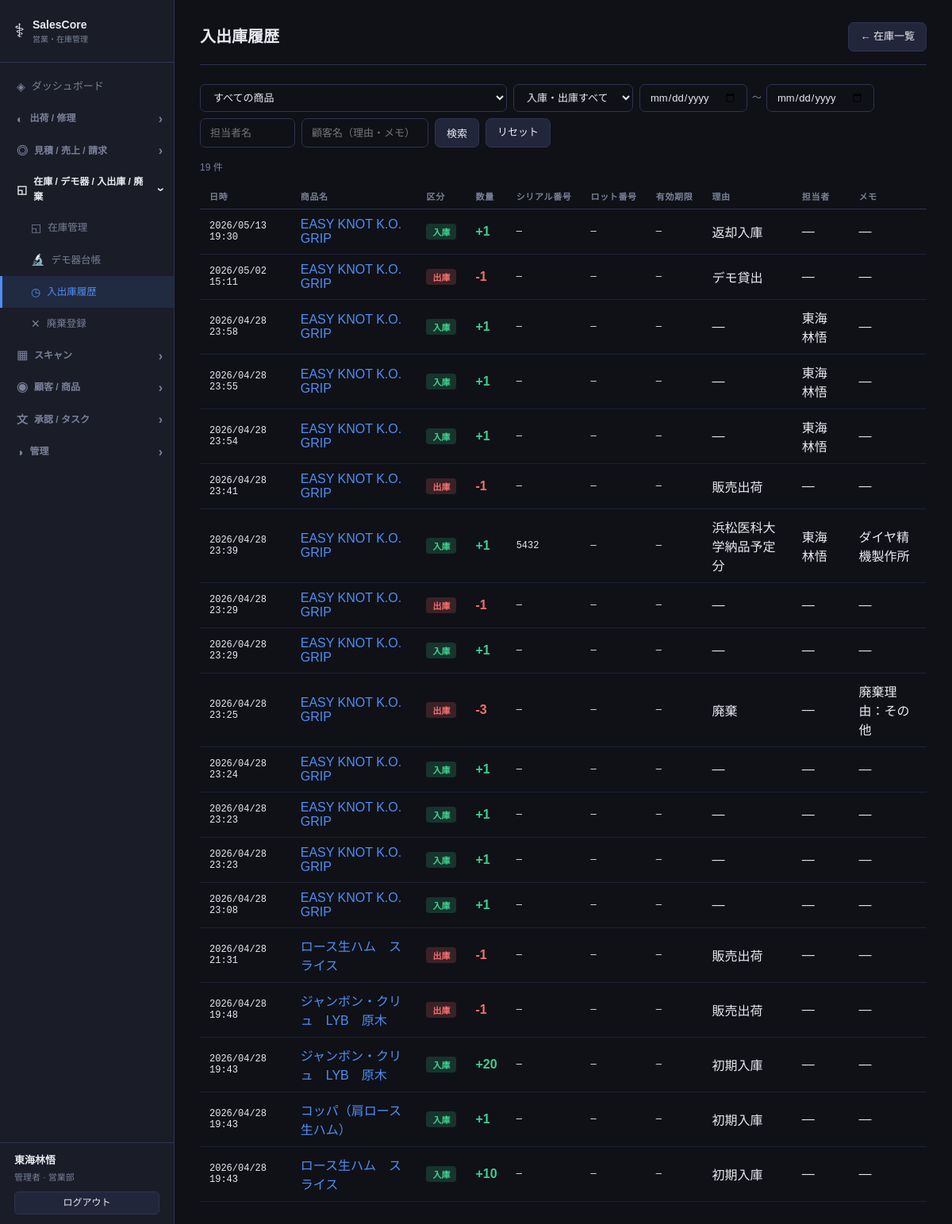
Page /inventory/history (signed in) on the committed database.
### models.py (models this page shows)
class Base(DeclarativeBase):
    pass

class Staff(Base):
    __tablename__ = "staffs"
    id = Column(Integer, primary_key=True, autoincrement=True)
    name = Column(String(100), nullable=False)
    login_id = Column(String(50), unique=True, nullable=False)
    password_hash = Column(String(200), nullable=False)
    role = Column(String(20), default="user")
    department = Column(String(100), nullable=True)
    email = Column(String(200), nullable=True)
    is_active = Column(Boolean, default=True)
    last_active_at = Column(DateTime, nullable=True)
    last_active_page = Column(String(200), nullable=True)
    created_at = Column(DateTime, default=datetime.now)

class InventoryHistory(Base):
    __tablename__ = "inventory_history"
    id = Column(Integer, primary_key=True, autoincrement=True)
    product_id = Column(Integer, ForeignKey("products.id"))
    movement_type = Column(String(10), nullable=False)
    quantity = Column(Integer, nullable=False)
    reason = Column(String(200), nullable=True)
    related_quote_id = Column(Integer, ForeignKey("quotes.id"), nullable=True)
    moved_at = Column(DateTime, default=datetime.now)
    note = Column(Text, nullable=True)
    staff_name = Column(String(100), nullable=True)
    serial_number = Column(String(100), nullable=True)
    lot_number = Column(String(100), nullable=True)
    expiry_date = Column(String(20), nullable=True)
    product = relationship("Product", back_populates="inventory_histories")

class Product(Base):
    __tablename__ = "products"
    id = Column(Integer, primary_key=True, autoincrement=True)
    name = Column(String(200), nullable=False)
    category = Column(String(50), nullable=False)
    sku = Column(String(100), unique=True, nullable=True)
    unit_price = Column(Float, nullable=False)
    unit = Column(String(20), nullable=True)
    stock_alert_threshold = Column(Integer, default=10)
    alert_enabled = Column(Boolean, default=True, nullable=False)
    tracking_type = Column(String(20), default="none")
    maker = Column(String(200), nullable=True)
    jan_code = Column(String(50), nullable=True)          # JANコード
    approval_number = Column(String(100), nullable=True)  # 承認番号 / 認証番号
    device_class = Column(String(20), nullable=True)      # クラス分類: misc/1/2/3/4
    sales_role = Column(String(20), nullable=True)        # maker / distributor
    model_spec = Column(Text, nullable=True)              # 型式・仕様
    sterility = Column(String(20), nullable=True)         # 滅菌状態: sterile / non_sterile
    notes = Column(Text, nullable=True)
    created_at = Column(DateTime, default=datetime.now)
    inventory = relationship("Inventory", back_populates="product", uselist=False)
    inventory_histories = relationship("InventoryHistory", back_populates="product")
    quote_items = relationship("QuoteItem", back_populates="product")
    shipments = relationship("Shipment", back_populates="product")

### routers/inventory.py (the view)
@router.get("/inventory/history", response_class=HTMLResponse)
def history(request: Request,
            product_id: str = "",
            movement_type: str = "",
            date_from: str = "",
            date_to: str = "",
            staff_name: str = "",
            customer: str = "",
            db: Session = Depends(get_db)):
    histories = crud.get_inventory_history_filtered(
        db,
        product_id=int(product_id) if product_id else None,
        movement_type=movement_type,
        date_from=date.fromisoformat(date_from) if date_from else None,
        date_to=date.fromisoformat(date_to) if date_to else None,
        staff_name=staff_name,
        customer=customer,
    )
    products = crud.get_products(db)
    return templates.TemplateResponse("inventory/history.html", {
        "request": request,
        "histories": histories,
        "products": products,
        "product_id": product_id,
        "movement_type": movement_type,
        "date_from": date_from,
        "date_to": date_to,
        "staff_name": staff_name,
        "customer": customer,
    })

### templates/inventory/history.html (shortened to what this page needs)
﻿{% extends "base.html" %}
{% block content %}
<div class="page-header">
  <h1 class="page-title">入出庫履歴</h1>
  <a href="/inventory" class="btn btn-ghost">← 在庫一覧</a>
</div>
<div class="filter-bar">
  <form method="get" class="filter-form">
    <select name="product_id" class="select">
      <option value="">すべての商品</option>
    </select>
    <select name="movement_type" class="select">
      <option value="">入庫・出庫すべて</option>
    </select>
    <div style="display:flex;align-items:center;gap:6px">
      <input name="date_from" type="date" class="input" value="{{ date_from }}">
      <span style="color:var(--text-muted);font-size:12px">〜</span>
      <input name="date_to" type="date" class="input" value="{{ date_to }}">
    </div>
    <input name="staff_name" type="text" class="input" placeholder="担当者名" value="{{ staff_name }}" style="width:120px">
    <input name="customer" type="text" class="input" placeholder="顧客名（理由・メモ）" value="{{ customer }}" style="width:160px">
    <button type="submit" class="btn btn-ghost">検索</button>
    <a href="/inventory/history" class="btn btn-ghost">リセット</a>
  </form>
</div>
<div style="font-size:12px;color:var(--text-muted);margin-bottom:10px">
  {{ histories | length }} 件
</div>
<div class="table-wrap">
  <table class="table">
    <thead>
      <tr>
        <th>日時</th>
        <th>商品名</th>
        <th>区分</th>
        <th>数量</th>
        <th>シリアル番号</th>
        <th>ロット番号</th>
        <th>有効期限</th>
        <th>理由</th>
        <th>担当者</th>
        <th>メモ</th>
      </tr>
    </thead>
    <tbody>
      {% for h in histories %}
      <tr>
        <td class="mono text-sm">{{ h.moved_at.strftime("%Y/%m/%d %H:%M") }}</td>
        <td><a href="/products/{{ h.product_id }}" class="link">{{ h.product.name }}</a></td>
        <td><span class="badge {{ 'badge-in' if h.movement_type == 'in' else 'badge-out' }}">{{ "入庫" if h.movement_type == "in" else "出庫" }}</span></td>
        <td class="{{ 'text-success' if h.movement_type == 'in' else 'text-danger' }} fw-bold">
          {{ "+" if h.movement_type == "in" else "-" }}{{ h.quantity }}
        </td>
        <td class="mono text-sm">{{ h.serial_number or "―" }}</td>
        <td class="mono text-sm">{{ h.lot_number or "―" }}</td>
        <td class="mono text-sm">{{ h.expiry_date or "―" }}</td>
        <td>{{ h.reason or "―" }}</td>
        <td>{{ h.staff_name or "―" }}</td>
        <td>{{ h.note or "―" }}</td>
      </tr>
      {% else %}
      <tr><td colspan="10" class="empty">該当する履歴がありません</td></tr>
      {% endfor %}
    </tbody>
  </table>
</div>
{% endblock %}

### templates/base.html (shortened to what this page needs)
<!DOCTYPE html>
<html lang="ja">
<head>
  <link rel="stylesheet" href="/static/css/style.css">
</head>
<body>
  <nav class="sidebar" id="sidebar">
    <div class="logo">
      <span class="logo-icon">⚕</span>
      <div>
        <div class="logo-title">SalesCore</div>
        <div class="logo-sub">営業・在庫管理</div>
      </div>
    </div>
    <ul class="nav-list">
      <li><a href="/" class="nav-link {% if request.url.path == '/' %}active{% endif %}" onclick="closeMenu()"><span class="nav-icon">◈</span> ダッシュボード</a></li>
      {% set grp1_active = ('/shipments' in request.url.path and '/repairs' not in request.url.path) or '/repairs' in request.url.path %}
      <li class="nav-group-item">
        <div class="nav-group-header {% if grp1_active %}open{% endif %}" onclick="toggleGroup('grp-shipment')">
          <span class="nav-icon">◐</span> 出荷 / 修理 <span class="nav-arrow">›</span>
        </div>
      </li>
      {% set grp2_active = '/quotes' in request.url.path or '/sales' in request.url.path or '/invoices' in request.url.path %}
      <li class="nav-group-item">
        <div class="nav-group-header {% if grp2_active %}open{% endif %}" onclick="toggleGroup('grp-sales')">
          <span class="nav-icon">◎</span> 見積 / 売上 / 請求 <span class="nav-arrow">›</span>
        </div>
      </li>
      {% set grp3_active = request.url.path == '/inventory' or 'history' in request.url.path or 'disposal' in request.url.path or '/demo' in request.url.path %}
      <li class="nav-group-item">
        <div class="nav-group-header {% if grp3_active %}open{% endif %}" onclick="toggleGroup('grp-inventory')">
          <span class="nav-icon">◱</span> 在庫 / デモ器 / 入出庫 / 廃棄 <span class="nav-arrow">›</span>
        </div>
        <ul class="nav-group {% if grp3_active %}open{% endif %}" id="grp-inventory">
          <li><a href="/inventory"          class="nav-link {% if request.url.path == '/inventory' %}active{% endif %}" onclick="closeMenu()"><span class="nav-icon">◱</span> 在庫管理</a></li>
          <li><a href="/demo/"              class="nav-link {% if '/demo' in request.url.path %}active{% endif %}" onclick="closeMenu()"><span class="nav-icon">🔬</span> デモ器台帳</a></li>
          <li><a href="/inventory/history"  class="nav-link {% if 'history'  in request.url.path %}active{% endif %}" onclick="closeMenu()"><span class="nav-icon">◷</span> 入出庫履歴</a></li>
          <li><a href="/inventory/disposal" class="nav-link {% if 'disposal' in request.url.path %}active{% endif %}" onclick="closeMenu()"><span class="nav-icon">✕</span> 廃棄登録</a></li>
        </ul>
      </li>
      {% set grp4_active = '/barcode' in request.url.path %}
      <li class="nav-group-item">
        <div class="nav-group-header {% if grp4_active %}open{% endif %}" onclick="toggleGroup('grp-scan')">
          <span class="nav-icon">▦</span> スキャン <span class="nav-arrow">›</span>
        </div>
      </li>
      {% set grp5_active = '/customers' in request.url.path or '/products' in request.url.path %}
      <li class="nav-group-item">
        <div class="nav-group-header {% if grp5_active %}open{% endif %}" onclick="toggleGroup('grp-customer')">
          <span class="nav-icon">◉</span> 顧客 / 商品 <span class="nav-arrow">›</span>
        </div>
      </li>
      {% set grp6_active = '/approval' in request.url.path or '/tasks' in request.url.path %}
      <li class="nav-group-item">
        <div class="nav-group-header {% if grp6_active %}open{% endif %}" onclick="toggleGroup('grp-approval')">
          <span class="nav-icon">文</span> 承認 / タスク <span class="nav-arrow">›</span>
        </div>
      </li>
      {% if request.state.staff and request.state.staff["role"] == "admin" %}
      {% set grp7_active = '/staff' in request.url.path %}
      <li class="nav-group-item">
        <div class="nav-group-header {% if grp7_active %}open{% endif %}" onclick="toggleGroup('grp-admin')">
          <span class="nav-icon">◑</span> 管理 <span class="nav-arrow">›</span>
        </div>
      </li>
      {% endif %}
    </ul>
    <div class="sidebar-user">
      {% if request.state.staff %}
      <div class="sidebar-user-name">{{ request.state.staff["name"] }}</div>
      <div class="sidebar-user-role">{{ "管理者" if request.state.staff["role"] == "admin" else "一般" }}{% if request.state.staff["department"] %} · {{ request.state.staff["department"] }}{% endif %}</div>
      <a href="/logout" class="btn btn-ghost btn-sm" style="margin-top:8px;width:100%;justify-content:center">ログアウト</a>
      {% endif %}
    </div>
  </nav>
  <main class="main">
    <div class="content">
      {% block content %}{% endblock %}
    </div>
  </main>
</body>
</html>

### static/css/style.css (style rules this page uses)
*, *::before, *::after { box-sizing: border-box; margin: 0; padding: 0; }
body { font-family: var(--font); background: var(--bg); color: var(--text); display: flex; min-height: 100vh; font-size: 14px; line-height: 1.6; }
.sidebar { width: 220px; min-height: 100vh; background: var(--surface); border-right: 1px solid var(--border); display: flex; flex-direction: column; position: fixed; left: 0; top: 0; bottom: 0; z-index: 100; transition: transform .25s; }
.logo { display: flex; align-items: center; gap: 10px; padding: 20px 18px; border-bottom: 1px solid var(--border); }
.logo-icon { font-size: 24px; }
.logo-title { font-size: 14px; font-weight: 700; }
.logo-sub { font-size: 10px; color: var(--text-muted); }
.nav-list { list-style: none; padding: 10px 0; flex: 1; overflow-y: auto; }
.nav-link { display: flex; align-items: center; gap: 8px; padding: 9px 18px; color: var(--text-muted); text-decoration: none; font-size: 13px; transition: all .15s; border-left: 3px solid transparent; }
.nav-link.active { background: rgba(79,142,247,.12); color: var(--accent); border-left-color: var(--accent); }
.nav-icon { font-size: 14px; }
.nav-group-item { list-style: none; }
.nav-group-header { display: flex; align-items: center; gap: 8px; padding: 9px 14px 9px 18px; font-size: 12px; font-weight: 700; color: var(--text-muted); cursor: pointer !important; user-select: none; border-left: 3px solid transparent; transition: background .15s, color .15s; }
.nav-group-header.open { color: var(--text); }
.nav-arrow { margin-left: auto; font-size: 16px; transition: transform .2s; display: inline-block; line-height: 1; pointer-events: none; }
.nav-group-header.open .nav-arrow { transform: rotate(90deg); }
.nav-group { list-style: none; padding: 0; display: none; }
.nav-group.open { display: block; }
.nav-group .nav-link { padding-left: 36px; font-size: 12.5px; }
.main { margin-left: 220px; flex: 1; min-width: 0; }
.content { padding: 28px 32px; max-width: 1200px; }
.page-header { display: flex; align-items: center; justify-content: space-between; margin-bottom: 24px; padding-bottom: 16px; border-bottom: 1px solid var(--border); flex-wrap: wrap; gap: 10px; }
.page-title { font-size: 20px; font-weight: 700; }
.table-wrap { overflow-x: auto; -webkit-overflow-scrolling: touch; }
.table { width: 100%; border-collapse: collapse; min-width: 500px; }
.table th { text-align: left; font-size: 11px; font-weight: 600; color: var(--text-muted); text-transform: uppercase; letter-spacing: .06em; padding: 8px 12px; border-bottom: 1px solid var(--border); white-space: nowrap; }
.table td { padding: 10px 12px; border-bottom: 1px solid rgba(46,51,80,.5); vertical-align: middle; }
.badge { display: inline-flex; align-items: center; padding: 2px 8px; border-radius: 4px; font-size: 11px; font-weight: 600; white-space: nowrap; }
.badge-in { background: rgba(62,207,142,.18); color: var(--success); }
.badge-out { background: rgba(247,111,111,.18); color: var(--danger); }
.btn { display: inline-flex; align-items: center; gap: 6px; padding: 7px 14px; border-radius: 7px; font-size: 13px; font-weight: 500; border: none; cursor: pointer; text-decoration: none; transition: all .15s; white-space: nowrap; }
.btn-ghost { background: var(--surface2); color: var(--text); border: 1px solid var(--border); }
.btn-sm { padding: 4px 10px; font-size: 12px; border-radius: 5px; }
.input, .select, .textarea { background: var(--bg); border: 1px solid var(--border); color: var(--text); border-radius: 7px; padding: 8px 12px; font-size: 13px; font-family: inherit; transition: border-color .15s; width: 100%; }
.filter-bar { margin-bottom: 16px; }
.filter-form { display: flex; gap: 8px; flex-wrap: wrap; }
.filter-form .input { max-width: 220px; }
.filter-form .select { width: auto; }
.link { color: var(--accent); text-decoration: none; }
.mono { font-family: var(--mono); }
.text-sm { font-size: 12px; }
.text-danger { color: var(--danger); }
.text-success { color: var(--success); }
.fw-bold { font-weight: 700; }
.sidebar-user { padding: 12px 18px; border-top: 1px solid var(--border); margin-top: auto; }
.sidebar-user-name { font-size: 13px; font-weight: 700; color: var(--text); }
.sidebar-user-role { font-size: 11px; color: var(--text-muted); margin-top: 2px; }

### rows in the picture
Staff: state.staff.name "東海林悟", role "管理者", state.staff.department "営業部"
InventoryHistory: moved_at "2026/05/13 19:30", product.name "EASY KNOT K.O. GRIP", movement_type "入庫", movement_type "+", quantity "1", serial_number "―", lot_number "―", expiry_date "―", reason "返却入庫", staff_name "―", note "―"
InventoryHistory: moved_at "2026/05/02 15:11", product.name "EASY KNOT K.O. GRIP", movement_type "出庫", movement_type "-", quantity "1", serial_number "―", lot_number "―", expiry_date "―", reason "デモ貸出", staff_name "―", note "―"
InventoryHistory: moved_at "2026/04/28 23:58", product.name "EASY KNOT K.O. GRIP", movement_type "入庫", movement_type "+", quantity "1", serial_number "―", lot_number "―", expiry_date "―", reason "―", staff_name "東海林悟", note "―"
InventoryHistory: moved_at "2026/04/28 23:55", product.name "EASY KNOT K.O. GRIP", movement_type "入庫", movement_type "+", quantity "1", serial_number "―", lot_number "―", expiry_date "―", reason "―", staff_name "東海林悟", note "―"
InventoryHistory: moved_at "2026/04/28 23:54", product.name "EASY KNOT K.O. GRIP", movement_type "入庫", movement_type "+", quantity "1", serial_number "―", lot_number "―", expiry_date "―", reason "―", staff_name "東海林悟", note "―"
InventoryHistory: moved_at "2026/04/28 23:41", product.name "EASY KNOT K.O. GRIP", movement_type "出庫", movement_type "-", quantity "1", serial_number "―", lot_number "―", expiry_date "―", reason "販売出荷", staff_name "―", note "―"
InventoryHistory: moved_at "2026/04/28 23:39", product.name "EASY KNOT K.O. GRIP", movement_type "入庫", movement_type "+", quantity "1", serial_number "5432", lot_number "―", expiry_date "―", reason "浜松医科大学納品予定分", staff_name "東海林悟", note "ダイヤ精機製作所"
InventoryHistory: moved_at "2026/04/28 23:29", product.name "EASY KNOT K.O. GRIP", movement_type "出庫", movement_type "-", quantity "1", serial_number "―", lot_number "―", expiry_date "―", reason "―", staff_name "―", note "―"
InventoryHistory: moved_at "2026/04/28 23:29", product.name "EASY KNOT K.O. GRIP", movement_type "入庫", movement_type "+", quantity "1", serial_number "―", lot_number "―", expiry_date "―", reason "―", staff_name "―", note "―"
InventoryHistory: moved_at "2026/04/28 23:25", product.name "EASY KNOT K.O. GRIP", movement_type "出庫", movement_type "-", quantity "3", serial_number "―", lot_number "―", expiry_date "―", reason "廃棄", staff_name "―", note "廃棄理由：その他"
InventoryHistory: moved_at "2026/04/28 23:24", product.name "EASY KNOT K.O. GRIP", movement_type "入庫", movement_type "+", quantity "1", serial_number "―", lot_number "―", expiry_date "―", reason "―", staff_name "―", note "―"
InventoryHistory: moved_at "2026/04/28 23:23", product.name "EASY KNOT K.O. GRIP", movement_type "入庫", movement_type "+", quantity "1", serial_number "―", lot_number "―", expiry_date "―", reason "―", staff_name "―", note "―"
InventoryHistory: moved_at "2026/04/28 23:23", product.name "EASY KNOT K.O. GRIP", movement_type "入庫", movement_type "+", quantity "1", serial_number "―", lot_number "―", expiry_date "―", reason "―", staff_name "―", note "―"
InventoryHistory: moved_at "2026/04/28 23:08", product.name "EASY KNOT K.O. GRIP", movement_type "入庫", movement_type "+", quantity "1", serial_number "―", lot_number "―", expiry_date "―", reason "―", staff_name "―", note "―"
InventoryHistory: moved_at "2026/04/28 21:31", product.name "ロース生ハム スライス", movement_type "出庫", movement_type "-", quantity "1", serial_number "―", lot_number "―", expiry_date "―", reason "販売出荷", staff_name "―", note "―"
InventoryHistory: moved_at "2026/04/28 19:48", product.name "ジャンボン・クリュ LYB 原木", movement_type "出庫", movement_type "-", quantity "1", serial_number "―", lot_number "―", expiry_date "―", reason "販売出荷", staff_name "―", note "―"
InventoryHistory: moved_at "2026/04/28 19:43", product.name "ジャンボン・クリュ LYB 原木", movement_type "入庫", movement_type "+", quantity "20", serial_number "―", lot_number "―", expiry_date "―", reason "初期入庫", staff_name "―", note "―"
InventoryHistory: moved_at "2026/04/28 19:43", product.name "コッパ（肩ロース生ハム）", movement_type "入庫", movement_type "+", quantity "1", serial_number "―", lot_number "―", expiry_date "―", reason "初期入庫", staff_name "―", note "―"
InventoryHistory: moved_at "2026/04/28 19:43", product.name "ロース生ハム スライス", movement_type "入庫", movement_type "+", quantity "10", serial_number "―", lot_number "―", expiry_date "―", reason "初期入庫", staff_name "―", note "―"

### other values in the picture
{{ histories | length }} "19"
